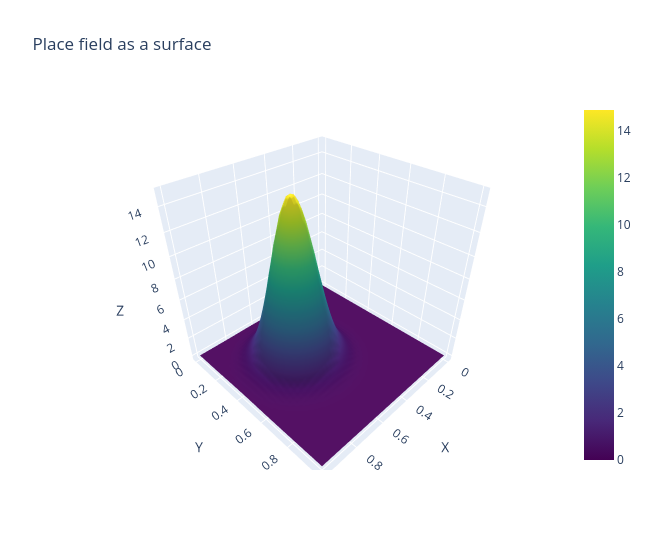

Here is the notebook cell this chart was saved with:
### Code cell
gx, gy = np.meshgrid(np.linspace(0, 1, 40), np.linspace(0, 1, 40))
rate_map = 15 * np.exp(-((gx - 0.6) ** 2 + (gy - 0.4) ** 2) / (2 * 0.12 ** 2))
fig = braintools.visualize.interactive_surface(rate_map, x=gx[0], y=gy[:, 0], title="Place field as a surface",
                                               width=650, height=550)
fig

### Figure 1 — Plotly figure (JSON) as saved in the notebook; plotly's stock layout.template omitted (floating-point values rounded to 4 significant figures; data arrays with more than 128 entries replaced by an {"elided": "..."} marker saying what was removed)
{"data": [{"colorscale": [[0.0, "#440154"], [0.1111, "#482878"], [0.2222, "#3e4989"], [0.3333, "#31688e"], [0.4444, "#26828e"], [0.5556, "#1f9e89"], [0.6667, "#35b779"], [0.7778, "#6ece58"], [0.8889, "#b5de2b"], [1.0, "#fde725"]], "type": "surface", "x": [0.0, 0.02564, 0.05128, 0.07692, 0.1026, 0.1282, 0.1538, 0.1795, 0.2051, 0.2308, 0.2564, 0.2821, 0.3077, 0.3333, 0.359, 0.3846, 0.4103, 0.4359, 0.4615, 0.4872, 0.5128, 0.5385, 0.5641, 0.5897, 0.6154, 0.641, 0.6667, 0.6923, 0.7179, 0.7436, 0.7692, 0.7949, 0.8205, 0.8462, 0.8718, 0.8974, 0.9231, 0.9487, 0.9744, 1.0], "y": [0.0, 0.02564, 0.05128, 0.07692, 0.1026, 0.1282, 0.1538, 0.1795, 0.2051, 0.2308, 0.2564, 0.2821, 0.3077, 0.3333, 0.359, 0.3846, 0.4103, 0.4359, 0.4615, 0.4872, 0.5128, 0.5385, 0.5641, 0.5897, 0.6154, 0.641, 0.6667, 0.6923, 0.7179, 0.7436, 0.7692, 0.7949, 0.8205, 0.8462, 0.8718, 0.8974, 0.9231, 0.9487, 0.9744, 1.0], "z": {"elided": "40x40 float values"}}], "layout": {"height": 550, "scene": {"xaxis": {"title": {"text": "X"}}, "yaxis": {"title": {"text": "Y"}}, "zaxis": {"title": {"text": "Z"}}}, "title": {"text": "Place field as a surface"}, "width": 650}}
